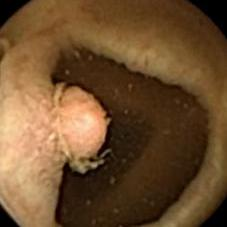
#> input picture images/11.jpg, 227 x 227 px
$ python SVM_classification.py   (older library calls are emulated)
#> lines starting #> are read from the running program, lines starting #| are printed output that depends on the picture
import numpy as np
import matplotlib.pyplot as plt
from skimage import io
import imageio
from sklearn.cluster import KMeans
from sklearn.svm import SVC
import os


# [369 lines of commented-out code are left out]
classes = {'wall': 0, 'polyp': 1, 'dirt': 2, 'dark': 3, 'hole': 4}
n_classes = len(classes)
palette = np.uint8([[234, 164, 128], [234, 112, 78], [234, 207, 79], [0, 0, 0], [67,52,31]])

img = io.imread('images/11.jpg')
#> img is the input picture: shape (227, 227, 3); mean R, G, B 110.6, 78.9, 46.4
img2 = img
rows, cols, bands = img.shape
#> rows = 227; cols = 227; bands = 3


X = img.reshape(rows*cols, bands)
kmeans = KMeans(n_clusters=n_classes, random_state=0).fit(X)

supervised = n_classes*np.ones(shape=(rows, cols), dtype=np.int)
supervised[40:190, 0:50] = classes['wall']
supervised[90:160, 65:102] = classes['polyp']
#supervised[110:125, 148:164] = classes['dirt']
supervised[100:175, 120:165] = classes['hole']
supervised[160:210, 60:150] = classes['hole']
supervised[0:10, 0:10] = classes['dark']

y = supervised.ravel()
train = np.flatnonzero(supervised < n_classes)
test = np.flatnonzero(supervised == n_classes)

clf = SVC()
clf.fit(X[train], y[train])
y[test] = clf.predict(X[test])
supervised = y.reshape(rows, cols)
#io.imshow(palette[supervised])
plt.imshow(img2)
plt.show()
plt.imshow(palette[supervised])
plt.show()
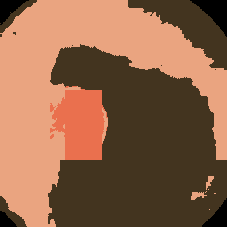
#> shown: shape (227, 227, 3); mean R, G, B 143.1, 99.8, 72.5

supervised_11 = supervised
imageio.imwrite('./images/11_SVM.jpg',palette[supervised])
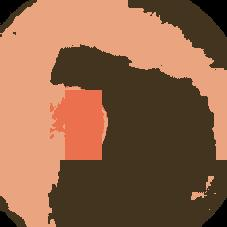
#> saved as 11_SVM.jpg: shape (227, 227, 3); mean R, G, B 143.2, 99.9, 72.6
# [1433 lines of commented-out code are left out]

print("end")

$ run again, with images/3.jpg copied over images/11.jpg
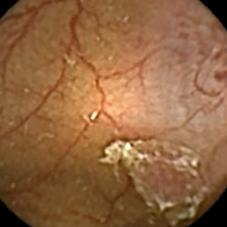
#> input picture images/3.jpg, 227 x 227 px
#> img is the input picture: shape (227, 227, 3); mean R, G, B 144.9, 100.9, 64.8
#> `plt.show()`:
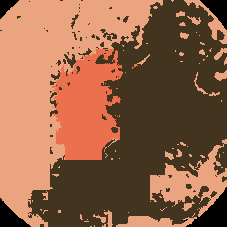
#> shown: shape (227, 227, 3); mean R, G, B 145.9, 99.3, 72
#> `imageio.imwrite('./images/11_SVM.jpg',palette[supervised])`:
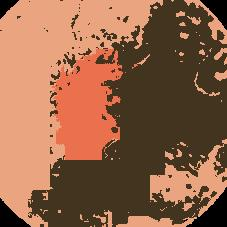
#> saved as 11_SVM.jpg: shape (227, 227, 3); mean R, G, B 146, 99.5, 72.1

$ run again, with images/7.jpg copied over images/11.jpg
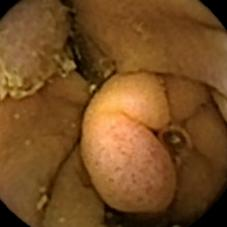
#> input picture images/7.jpg, 227 x 227 px
#> img is the input picture: shape (227, 227, 3); mean R, G, B 117.8, 76.8, 34.5
#> `plt.show()`:
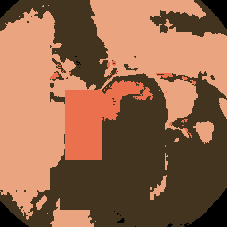
#> shown: shape (227, 227, 3); mean R, G, B 147.5, 102, 74.4
#> `imageio.imwrite('./images/11_SVM.jpg',palette[supervised])`:
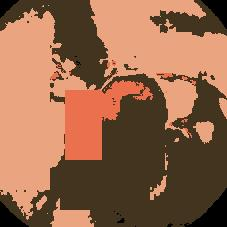
#> saved as 11_SVM.jpg: shape (227, 227, 3); mean R, G, B 147.5, 102.1, 74.4
